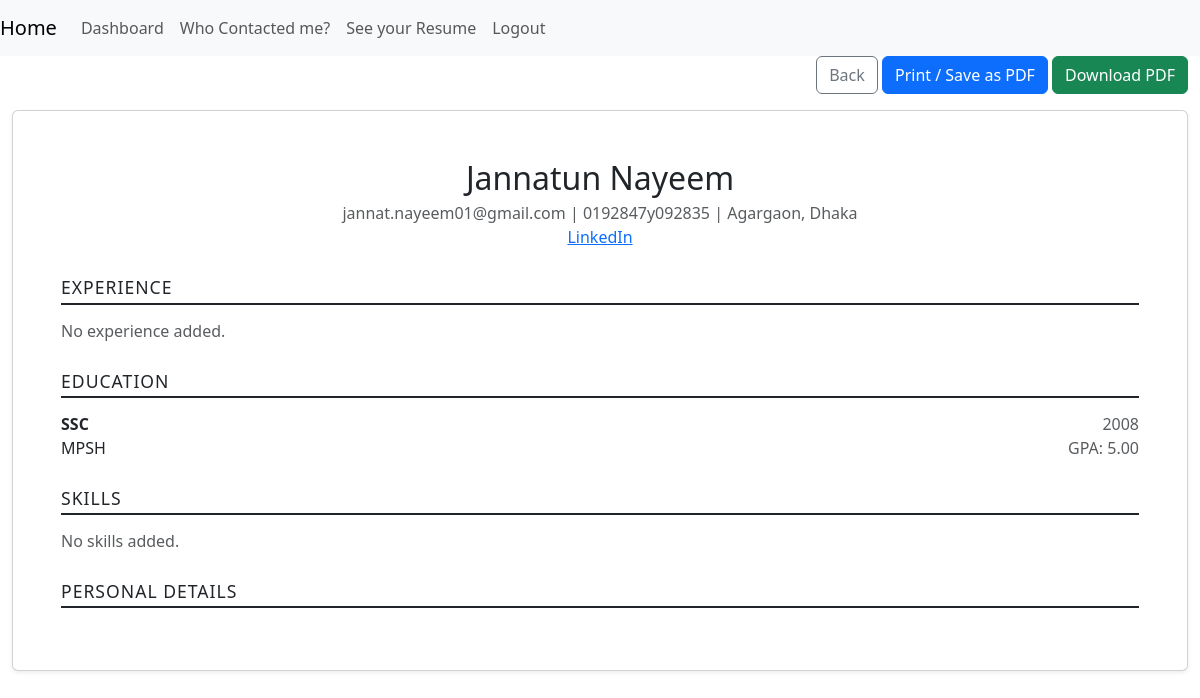
Screenshot of /resume/ (signed in) with the database file from the repository.
### myapp/models.py (models this page shows, shortened)
class Profile(models.Model):
    user = models.OneToOneField(
        settings.AUTH_USER_MODEL, on_delete=models.CASCADE, related_name='profile'
    )
    name = models.CharField(max_length=100)
    contact_number = models.CharField(max_length=15, blank=True)
    linkedin_profile = models.URLField(blank=True)
    github_profile = models.URLField(blank=True)
    present_address = models.TextField(blank=True)
    permanent_address = models.TextField(blank=True)
    skills = models.ManyToManyField(Skill, blank=True, related_name='profiles')
    experience = models.TextField(blank=True)
    extracurricular_activities = models.TextField(blank=True)
    career_objectives = models.TextField(blank=True)
    expected_salary = models.DecimalField(max_digits=10, decimal_places=2, null=True, blank=True)
    bio = models.TextField(blank=True)
    location = models.CharField(max_length=30, blank=True)
    birth_date = models.DateField(null=True, blank=True)

class CustomUser(AbstractUser):
        def __str__(self):
            return self.username

class Education(models.Model):
    profile = models.ForeignKey(Profile, on_delete=models.CASCADE, related_name='educations')
    degree_choices = [
        ('SSC','SSC'),
        ('HSC','HSC'),
        ('Diploma','Diploma'),
        ('Bachelors','Bachelors'),
        ('Masters','Masters'),
        ('PhD','PhD'),
        ('Other','Other'),
    ]
    degree = models.CharField(max_length=100, choices=degree_choices)
    institution = models.CharField(max_length=200)
    passing_year = models.PositiveIntegerField()
    gpa = models.DecimalField(max_digits=4, decimal_places=2, null=True, blank=True)
    class Meta:
        ordering = ['-passing_year']

### myapp/views.py (the view)
# urls.py: path('resume/', views.resume, name='resume'),
@login_required
def resume(request):
    profile = get_profile(request.user)
    return render(request, 'resume.html', {
        'profile': profile,
        'education_list': Education.objects.filter(profile=profile),
        'experience_list': Experience.objects.filter(profile=profile),
        'skill_list': profile.skills.all(),
    })

### myapp/views.py (called while the page is built)
def get_profile(user):
    profile, _ = Profile.objects.get_or_create(user=user)
    return profile

### myapp/templates/resume.html (shortened to what this page needs)
{% extends 'base.html' %}
{% block content %}
<div class="text-end mb-3 no-print">
  <a href="{% url 'dashboard' %}" class="btn btn-outline-secondary">Back</a>
  <button onclick="window.print()" class="btn btn-primary">Print / Save as PDF</button>
  <a href="{% url 'resume_pdf' %}" class="btn btn-success">Download PDF</a>
</div>
<div class="card shadow-sm">
  <div class="card-body p-4 p-md-5">
    <div class="text-center">
      <h2 class="mb-1">{{ profile.name }}</h2>
      <div class="text-muted">
        {{ profile.user.email }}
        {% if profile.contact_number %} | {{ profile.contact_number }}{% endif %}
        {% if profile.location %} | {{ profile.location }}{% endif %}
      </div>
      <div>
        {% if profile.linkedin_profile %}
          <a href="{{ profile.linkedin_profile }}" target="_blank">LinkedIn</a>
        {% endif %}
      </div>
    </div>
    <h5 class="cv-section-title">Experience</h5>
    {% for exp in experience_list %}
      <div class="mb-3">
        <div class="d-flex justify-content-between">
          <strong>{{ exp.job_title }}</strong>
          <span class="text-muted">
            {{ exp.start_date|date:"M Y" }} -
            {% if exp.end_date %}{{ exp.end_date|date:"M Y" }}{% else %}Present{% endif %}
          </span>
        </div>
        <div class="fst-italic">{{ exp.company }}</div>
        {% if exp.description %}
          <div>{{ exp.description|linebreaksbr }}</div>
        {% endif %}
      </div>
    {% empty %}
      <p class="text-muted">No experience added.</p>
    {% endfor %}
    <h5 class="cv-section-title">Education</h5>
    {% for edu in education_list %}
      <div class="d-flex justify-content-between mb-2">
        <div>
          <strong>{{ edu.degree }}</strong>
          <div>{{ edu.institution }}</div>
        </div>
        <div class="text-end text-muted">
          {{ edu.passing_year }}
          {% if edu.gpa %}<div>GPA: {{ edu.gpa }}</div>{% endif %}
        </div>
      </div>
    {% empty %}
      <p class="text-muted">No education added.</p>
    {% endfor %}
    <h5 class="cv-section-title">Skills</h5>
    {% for skill in skill_list %}
      <span class="badge bg-dark fs-6 fw-normal me-1 mb-1">{{ skill.name }}</span>
    {% empty %}
      <p class="text-muted">No skills added.</p>
    {% endfor %}
    <h5 class="cv-section-title">Personal Details</h5>
  </div>
</div>
{% endblock %}

### myapp/templates/resume.html (style rules this page uses)
.cv-section-title { border-bottom: 2px solid #212529; padding-bottom: 4px; margin: 28px 0 14px; font-size: 1.1rem; text-transform: uppercase; letter-spacing: 1px; }

### rows the page displays
Profile: name "Jannatun Nayeem", user.email "jannat.nayeem01@gmail.com", contact_number "0192847y092835", location "Agargaon, Dhaka"
Education: degree "SSC", institution "MPSH", passing_year "2008", gpa "5.00"
